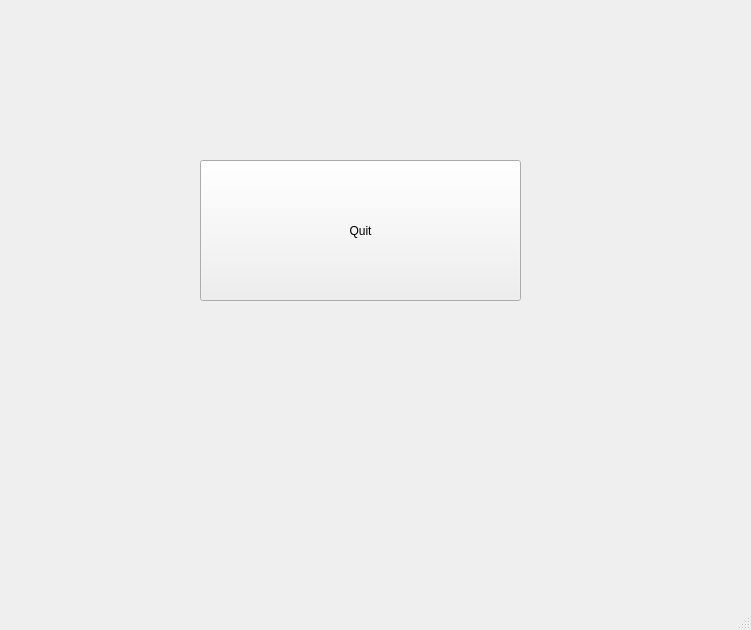
<?xml version="1.0" encoding="UTF-8"?>
<ui version="4.0">
 <class>MainWindow</class>
 <widget class="QMainWindow" name="MainWindow">
  <property name="geometry">
   <rect>
    <x>0</x>
    <y>0</y>
    <width>751</width>
    <height>630</height>
   </rect>
  </property>
  <property name="windowTitle">
   <string>MainWindow</string>
  </property>
  <widget class="QWidget" name="centralwidget">
   <widget class="QPushButton" name="btnQuit">
    <property name="geometry">
     <rect>
      <x>200</x>
      <y>160</y>
      <width>321</width>
      <height>141</height>
     </rect>
    </property>
    <property name="text">
     <string>Quit</string>
    </property>
   </widget>
  </widget>
  <widget class="QMenuBar" name="menubar">
   <property name="geometry">
    <rect>
     <x>0</x>
     <y>0</y>
     <width>751</width>
     <height>26</height>
    </rect>
   </property>
  </widget>
  <widget class="QStatusBar" name="statusbar"/>
 </widget>
 <resources/>
 <connections/>
</ui>
